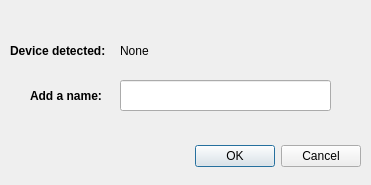
<?xml version="1.0" encoding="UTF-8"?>
<ui version="4.0">
 <class>AddDialog</class>
 <widget class="QDialog" name="AddDialog">
  <property name="geometry">
   <rect>
    <x>0</x>
    <y>0</y>
    <width>371</width>
    <height>185</height>
   </rect>
  </property>
  <property name="windowTitle">
   <string>Dialog</string>
  </property>
  <widget class="QDialogButtonBox" name="buttonBox">
   <property name="geometry">
    <rect>
     <x>20</x>
     <y>140</y>
     <width>341</width>
     <height>32</height>
    </rect>
   </property>
   <property name="orientation">
    <enum>Qt::Horizontal</enum>
   </property>
   <property name="standardButtons">
    <set>QDialogButtonBox::Cancel|QDialogButtonBox::Ok</set>
   </property>
  </widget>
  <widget class="QLabel" name="label">
   <property name="geometry">
    <rect>
     <x>30</x>
     <y>80</y>
     <width>81</width>
     <height>31</height>
    </rect>
   </property>
   <property name="font">
    <font>
     <weight>75</weight>
     <bold>true</bold>
    </font>
   </property>
   <property name="text">
    <string>Add a name:</string>
   </property>
  </widget>
  <widget class="QLabel" name="label_2">
   <property name="geometry">
    <rect>
     <x>10</x>
     <y>30</y>
     <width>101</width>
     <height>41</height>
    </rect>
   </property>
   <property name="font">
    <font>
     <weight>75</weight>
     <bold>true</bold>
    </font>
   </property>
   <property name="text">
    <string>Device detected:</string>
   </property>
  </widget>
  <widget class="QLabel" name="label_3">
   <property name="geometry">
    <rect>
     <x>120</x>
     <y>30</y>
     <width>221</width>
     <height>41</height>
    </rect>
   </property>
   <property name="text">
    <string>None</string>
   </property>
  </widget>
  <widget class="QLineEdit" name="lineEdit">
   <property name="geometry">
    <rect>
     <x>120</x>
     <y>80</y>
     <width>211</width>
     <height>31</height>
    </rect>
   </property>
  </widget>
 </widget>
 <resources/>
 <connections>
  <connection>
   <sender>buttonBox</sender>
   <signal>accepted()</signal>
   <receiver>AddDialog</receiver>
   <slot>accept()</slot>
   <hints>
    <hint type="sourcelabel">
     <x>248</x>
     <y>254</y>
    </hint>
    <hint type="destinationlabel">
     <x>157</x>
     <y>274</y>
    </hint>
   </hints>
  </connection>
  <connection>
   <sender>buttonBox</sender>
   <signal>rejected()</signal>
   <receiver>AddDialog</receiver>
   <slot>reject()</slot>
   <hints>
    <hint type="sourcelabel">
     <x>316</x>
     <y>260</y>
    </hint>
    <hint type="destinationlabel">
     <x>286</x>
     <y>274</y>
    </hint>
   </hints>
  </connection>
 </connections>
</ui>
